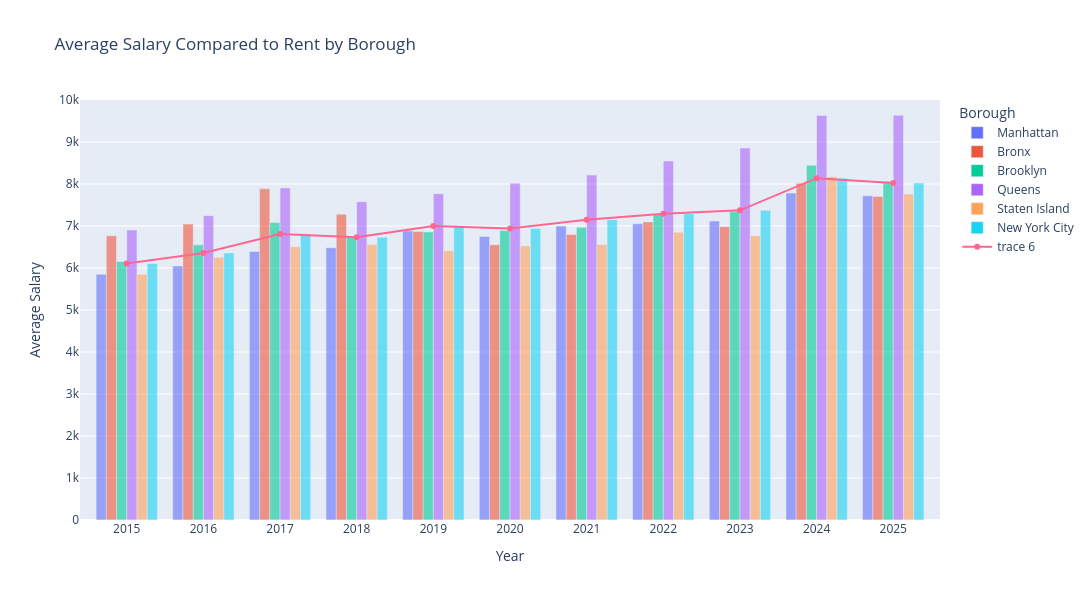

Here is the notebook cell this chart was saved with:
### Code cell
fig = px.bar(borough_dist_df, 
             x='Year', y='Average Salary', color='Borough', 
             title='Average Salary Compared to Rent by Borough', 
             barmode='group',
            #  barmode='overlay', 
             opacity=0.6,
             width=1400, height=600,
             range_y=[0,10000])

# fig.for_each_trace(lambda trace: trace.update(visible='legendonly') if trace.name in pfc_list else ())
fig.update_xaxes(tickmode = 'array', tickvals = np.linspace(2015, 2026, 12))
# fig.add_traces(go.Scatter(borough_dist_df[borough_dist_df["Borough"] == 'Average'], x='Year', y='Average Salary', mode='lines'))
fig.add_traces(go.Scatter(x=borough_dist_df[borough_dist_df["Borough"] == 'New York City']['Year'], 
                          y=borough_dist_df[borough_dist_df["Borough"] == 'New York City']['Average Salary'], 
                          mode='lines+markers'))

# fig.write_html("figures/crime_hourly_interactive.html")
fig.show()

### Figure 1 — Plotly figure (JSON) as saved in the notebook; plotly's stock layout.template omitted (floating-point values rounded to 4 significant figures)
{"data": [{"alignmentgroup": "True", "hovertemplate": "Borough=Manhattan<br>Year=%{x}<br>Average Salary=%{y}<extra></extra>", "legendgroup": "Manhattan", "marker": {"color": "#636efa", "opacity": 0.6, "pattern": {"shape": ""}}, "name": "Manhattan", "offsetgroup": "Manhattan", "orientation": "v", "showlegend": true, "textposition": "auto", "type": "bar", "x": [2015, 2016, 2017, 2018, 2019, 2020, 2021, 2022, 2023, 2024, 2025], "xaxis": "x", "y": [5851.0, 6050.0, 6395.0, 6482.0, 6884.0, 6753.0, 6997.0, 7055.0, 7118.0, 7783.0, 7718.0], "yaxis": "y"}, {"alignmentgroup": "True", "hovertemplate": "Borough=Bronx<br>Year=%{x}<br>Average Salary=%{y}<extra></extra>", "legendgroup": "Bronx", "marker": {"color": "#EF553B", "opacity": 0.6, "pattern": {"shape": ""}}, "name": "Bronx", "offsetgroup": "Bronx", "orientation": "v", "showlegend": true, "textposition": "auto", "type": "bar", "x": [2015, 2016, 2017, 2018, 2019, 2020, 2021, 2022, 2023, 2024, 2025], "xaxis": "x", "y": [6767.0, 7046.0, 7886.0, 7278.0, 6870.0, 6553.0, 6797.0, 7097.0, 6984.0, 8016.0, 7705.0], "yaxis": "y"}, {"alignmentgroup": "True", "hovertemplate": "Borough=Brooklyn<br>Year=%{x}<br>Average Salary=%{y}<extra></extra>", "legendgroup": "Brooklyn", "marker": {"color": "#00cc96", "opacity": 0.6, "pattern": {"shape": ""}}, "name": "Brooklyn", "offsetgroup": "Brooklyn", "orientation": "v", "showlegend": true, "textposition": "auto", "type": "bar", "x": [2015, 2016, 2017, 2018, 2019, 2020, 2021, 2022, 2023, 2024, 2025], "xaxis": "x", "y": [6157.0, 6551.0, 7083.0, 6752.0, 6859.0, 6890.0, 6971.0, 7282.0, 7343.0, 8448.0, 8059.0], "yaxis": "y"}, {"alignmentgroup": "True", "hovertemplate": "Borough=Queens<br>Year=%{x}<br>Average Salary=%{y}<extra></extra>", "legendgroup": "Queens", "marker": {"color": "#ab63fa", "opacity": 0.6, "pattern": {"shape": ""}}, "name": "Queens", "offsetgroup": "Queens", "orientation": "v", "showlegend": true, "textposition": "auto", "type": "bar", "x": [2015, 2016, 2017, 2018, 2019, 2020, 2021, 2022, 2023, 2024, 2025], "xaxis": "x", "y": [6903.0, 7246.0, 7907.0, 7579.0, 7767.0, 8017.0, 8212.0, 8548.0, 8857.0, 9633.0, 9636.0], "yaxis": "y"}, {"alignmentgroup": "True", "hovertemplate": "Borough=Staten Island<br>Year=%{x}<br>Average Salary=%{y}<extra></extra>", "legendgroup": "Staten Island", "marker": {"color": "#FFA15A", "opacity": 0.6, "pattern": {"shape": ""}}, "name": "Staten Island", "offsetgroup": "Staten Island", "orientation": "v", "showlegend": true, "textposition": "auto", "type": "bar", "x": [2015, 2016, 2017, 2018, 2019, 2020, 2021, 2022, 2023, 2024, 2025], "xaxis": "x", "y": [5848.0, 6256.0, 6504.0, 6557.0, 6413.0, 6526.0, 6558.0, 6853.0, 6768.0, 8175.0, 7761.0], "yaxis": "y"}, {"alignmentgroup": "True", "hovertemplate": "Borough=New York City<br>Year=%{x}<br>Average Salary=%{y}<extra></extra>", "legendgroup": "New York City", "marker": {"color": "#19d3f3", "opacity": 0.6, "pattern": {"shape": ""}}, "name": "New York City", "offsetgroup": "New York City", "orientation": "v", "showlegend": true, "textposition": "auto", "type": "bar", "x": [2015, 2016, 2017, 2018, 2019, 2020, 2021, 2022, 2023, 2024, 2025], "xaxis": "x", "y": [6106.0, 6359.0, 6809.0, 6734.0, 6999.0, 6938.0, 7151.0, 7294.0, 7374.0, 8139.0, 8025.0], "yaxis": "y"}, {"mode": "lines+markers", "type": "scatter", "x": [2015, 2016, 2017, 2018, 2019, 2020, 2021, 2022, 2023, 2024, 2025], "y": [6106.0, 6359.0, 6809.0, 6734.0, 6999.0, 6938.0, 7151.0, 7294.0, 7374.0, 8139.0, 8025.0]}], "layout": {"barmode": "group", "height": 600, "legend": {"title": {"text": "Borough"}, "tracegroupgap": 0}, "title": {"text": "Average Salary Compared to Rent by Borough"}, "width": 1400, "xaxis": {"anchor": "y", "domain": [0, 1], "tickmode": "array", "tickvals": [2015.0, 2016.0, 2017.0, 2018.0, 2019.0, 2020.0, 2021.0, 2022.0, 2023.0, 2024.0, 2025.0, 2026.0], "title": {"text": "Year"}}, "yaxis": {"anchor": "x", "domain": [0, 1], "range": [0, 10000], "title": {"text": "Average Salary"}}}}
